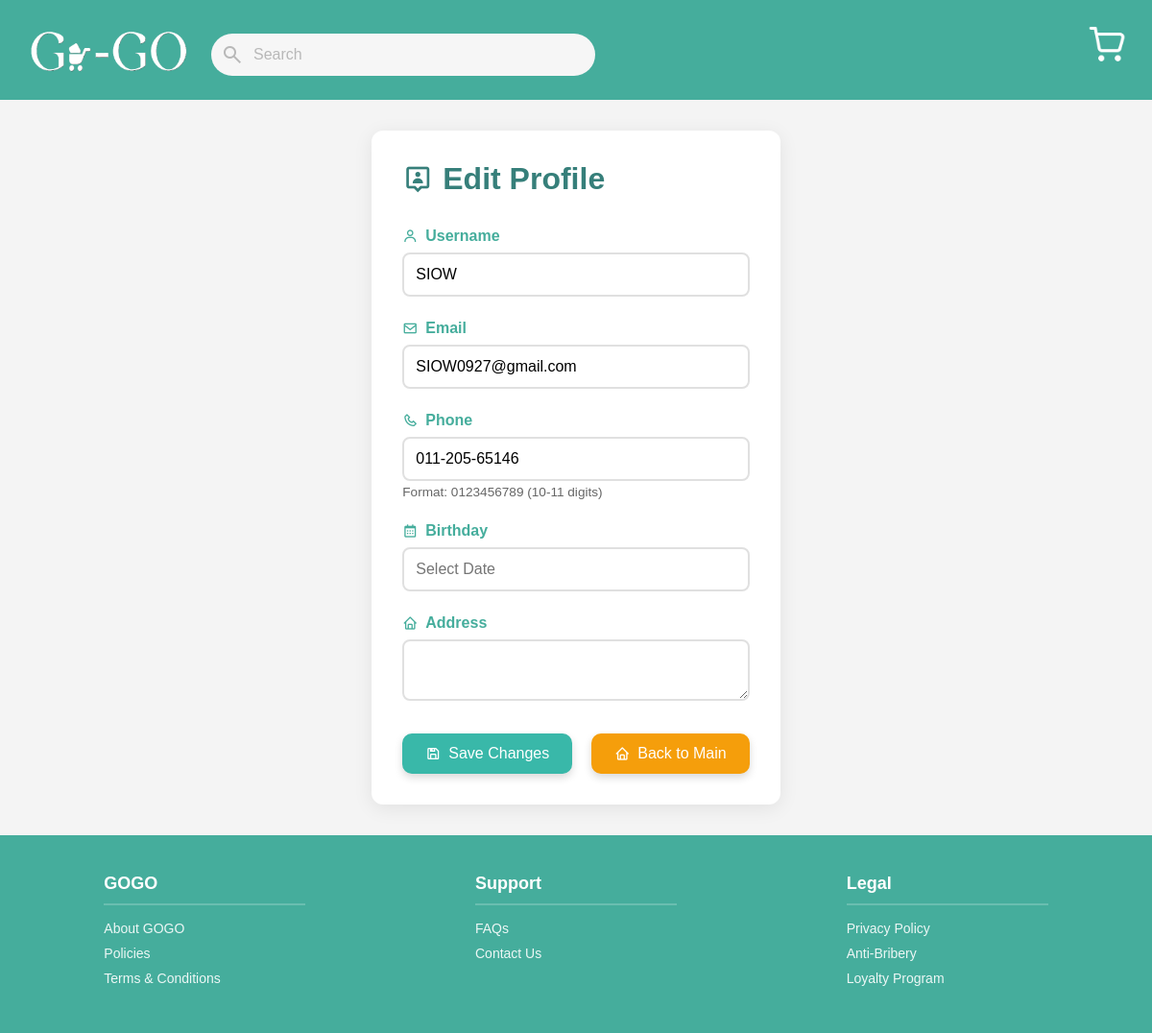
Page /user/Profile/Profile.php (signed in) on the committed database.
### tables this page shows
CREATE TABLE `users` (
  `user_id` int(11) NOT NULL,
  `user_name` varchar(100) NOT NULL,
  `email` varchar(255) NOT NULL,
  `user_password` varchar(255) NOT NULL,
  `user_phone_num` varchar(15) DEFAULT NULL,
  `user_created_at` timestamp NOT NULL DEFAULT current_timestamp(),
  `admin_id` int(11) DEFAULT NULL,
  `birth_date` date DEFAULT NULL,
  `status` varchar(20) DEFAULT 'active'
);

### user/Profile/Profile.php (the view, shortened to what this page needs)
<?php
require_once '../../db_connection.php';
$user_id = $_SESSION['user_id'];
$stmt = $conn->prepare("SELECT * FROM users WHERE user_id = ?");
$stmt->bind_param("i", $user_id);
$stmt->execute();
$result = $stmt->get_result();
$user = $result->fetch_assoc();
?>
<!DOCTYPE html>
<html lang="en">
<head>
    <link rel="stylesheet" href="Profile.css">
    <link href='https://unpkg.com/boxicons@2.1.4/css/boxicons.min.css' rel='stylesheet'>
    <link rel="stylesheet" href="https://cdn.jsdelivr.net/npm/flatpickr/dist/flatpickr.min.css">
</head>
<body>
    <header>
        <div class="auth-section">
            <a href="ShoppingCart.html" class="shopping-cart-link">
                <img src="../../image/cart.png" alt="Cart" class="shopping-cart">
            </a>
        </div>
        <div class="header-main">
            <a href="../MainPage/MainPage.html">
                <img src="../../image/gogoname.png" alt="GOGO Logo">
            </a>
            <form class="search-form">
                <div class="search">
                    <span class="search-icon material-symbols-outlined">search</span>
                    <input class="search-input" type="search" placeholder="Search">
                </div>
            </form>
        </div>
    </header>
    <div class="profile-container">
        <h1><i class='bx bx-user-pin'></i> Edit Profile</h1>
        <form action="update_profile.php" method="POST">
            <div class="form-group">
                <label><i class='bx bx-user'></i> Username</label>
                <input type="text" name="username"
                       value="<?php echo htmlspecialchars($user['user_name']); ?>"
                       required>
            </div>
            <div class="form-group">
                <label><i class='bx bx-envelope'></i> Email</label>
                <input type="email" name="email"
                       value="<?php echo htmlspecialchars($user['email']); ?>"
                       required>
            </div>
            <div class="form-group">
                <label><i class='bx bx-phone'></i> Phone</label>
                <input type="tel" name="phone"
                       pattern="[0-9]{10,11}"
                       title="Format: 0123456789 (10-11 digits)"
                       value="<?php echo htmlspecialchars($user['user_phone_num']); ?>"
                       required>
                <small>Format: 0123456789 (10-11 digits)</small>
            </div>
            <div class="form-group">
                <label><i class='bx bx-calendar'></i> Birthday</label>
                <input type="text" id="birth_date" name="birth_date"
                    value="<?php echo htmlspecialchars($user['birth_date'] ?? ''); ?>"
                    placeholder="Select Date" required>
            </div>
            <div class="form-group">
                <label><i class='bx bx-home'></i> Address</label>
                <textarea name="address"><?php echo htmlspecialchars($user['address'] ?? ''); ?></textarea>
            </div>
            <div class="action-buttons">
                <button type="submit" class="save-btn">
                    <i class='bx bx-save'></i> Save Changes
                </button>
                <a href="../MainPage/MainPage.html" class="return-btn">
                    <i class='bx bx-home'></i> Back to Main
                </a>
            </div>
        </form>
    </div>
    <div class="footer-nav">
        <div class="footer-column">
            <h4>GOGO</h4>
            <ul>
                <li><a href="../AboutUs/AboutUs.html">About GOGO</a></li>
                <li><a href="#">Policies</a></li>
                <li><a href="../TermsConditions/TermsConditions.html">Terms & Conditions</a></li>
            </ul>
        </div>
        <div class="footer-column">
            <h4>Support</h4>
            <ul>
                <li><a href="#">FAQs</a></li>
                <li><a href="#">Contact Us</a></li>
            </ul>
        </div>
        <div class="footer-column">
            <h4>Legal</h4>
            <ul>
                <li><a href="#">Privacy Policy</a></li>
                <li><a href="#">Anti-Bribery</a></li>
                <li><a href="#">Loyalty Program</a></li>
            </ul>
        </div>
    </div>
</body>
</html>

### user/Profile/Profile.css (style rules this page uses)
* { box-sizing: border-box; margin: 0; padding: 0; }
body { font-family: Arial, sans-serif; background-color: #f4f4f4; display: flex; flex-direction: column; min-height: 100vh; }
header { background-color: #45ad9c; padding: 10px 20px; display: flex; flex-direction: column; position: relative; z-index: 10; }
.auth-section { position: absolute; top: 10px; right: 20px; display: flex; flex-direction: column; align-items: flex-end; }
.shopping-cart-link { display: block; }
.shopping-cart { width: 50px; height: auto; }
.header-main { display: flex; justify-content: space-between; align-items: center; margin-top: 10px; }
.header-main img { width: 180px; height: 70px; }
.search-form { flex-grow: 1; margin-left: 20px; }
.search { width: 100%; max-width: 400px; display: flex; align-items: center; padding: 10px; border-radius: 28px; background-color: #f6f6f6; }
.search-input { font-size: 16px; font-family: 'Lexend', sans-serif; color: #333333; margin-left: 10px; outline: none; border: none; background: transparent; flex-grow: 1; }
.search-input::placeholder, .search-icon { color: rgba(0, 0, 0, 0.25); }
.profile-container { max-width: 800px; margin: 2rem auto; padding: 2rem; background: #fff; border-radius: 12px; box-shadow: 0 4px 20px rgba(0,0,0,0.08); }
.profile-container h1 { color: #367F7A; font-family: 'Impact', sans-serif; margin-bottom: 2rem; display: flex; align-items: center; gap: 10px; }
.form-group { margin-bottom: 1.5rem; }
.form-group label { display: flex; align-items: center; gap: 8px; color: #45ad9c; font-weight: 600; margin-bottom: 8px; }
.form-group input, .form-group textarea { width: 100%; padding: 12px; border: 2px solid #e0e0e0; border-radius: 8px; font-size: 16px; transition: border-color 0.3s; }
.form-group small { display: block; color: #666; font-size: 0.85rem; margin-top: 4px; }
.action-buttons { display: flex; justify-content: center; gap: 20px; margin-top: 30px; flex-wrap: wrap; }
.save-btn, .return-btn { padding: 12px 24px; font-size: 16px; border: none; border-radius: 10px; cursor: pointer; display: flex; align-items: center; gap: 8px; transition: background-color 0.3s ease, transform 0.2s ease; box-shadow: 0 4px 8px rgba(0,0,0,0.15); }
.save-btn { background-color: #39b8a9; color: white; }
.return-btn { background-color: #f59e0b; color: white; text-decoration: none; }
.footer-nav { background-color: #45ad9c; padding: 40px 20px; display: flex; justify-content: space-around; margin-top: auto; }
.footer-column { flex: 1; max-width: 250px; padding: 0 20px; }
.footer-column h4 { color: white; font-family: 'Impact', sans-serif; font-size: 18px; margin-bottom: 15px; border-bottom: 2px solid rgba(255,255,255,0.2); padding-bottom: 10px; }
.footer-column ul { list-style: none; }
.footer-column li { margin-bottom: 8px; }
.footer-column a { color: rgba(255,255,255,0.9); text-decoration: none; font-size: 14px; transition: color 0.3s; }

### rows in the picture
users: username "SIOW", email "SIOW0927@gmail.com", phone "011-205-65146"
